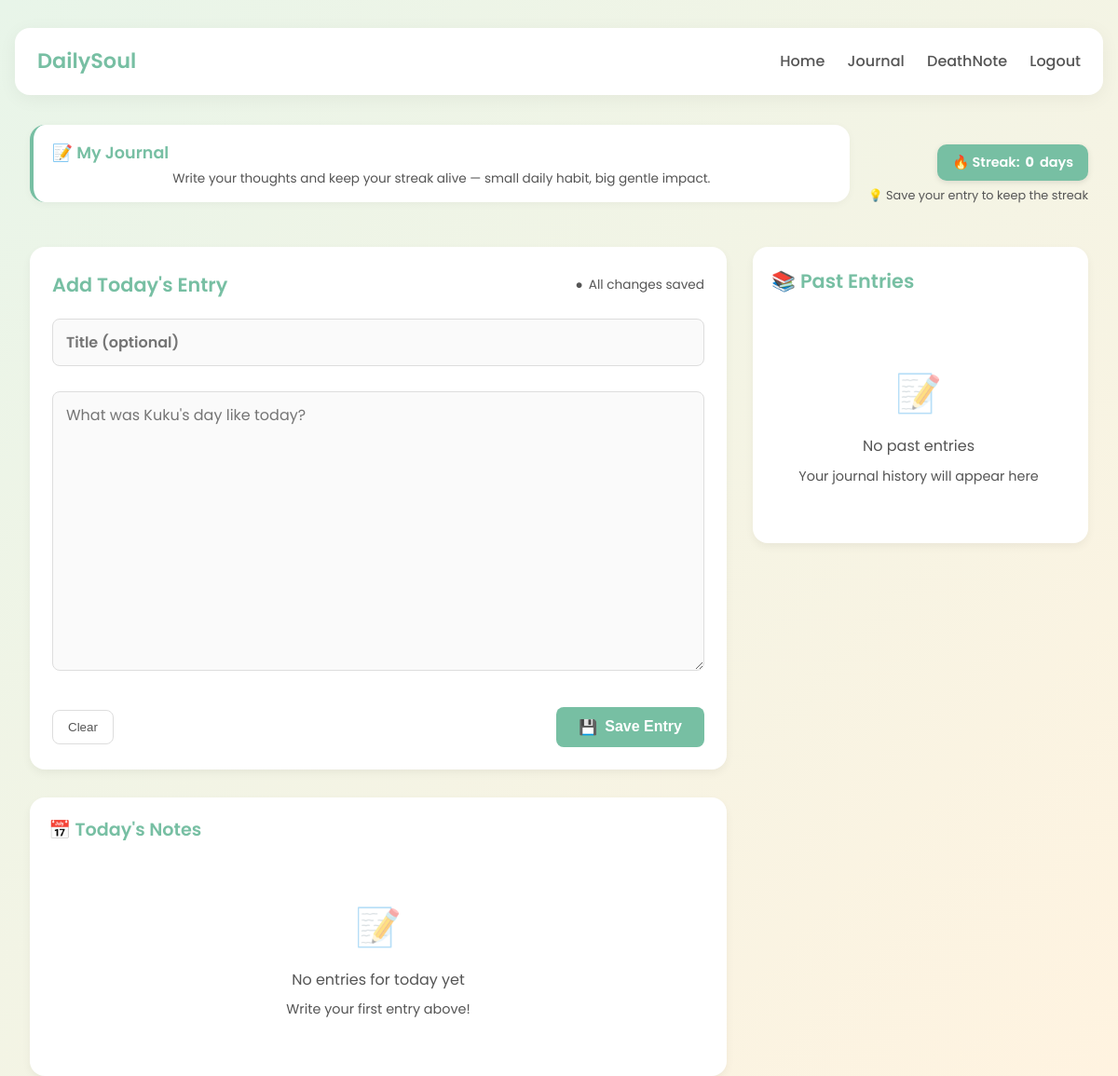
The page /journal/ (signed in) on the database as committed earlier.
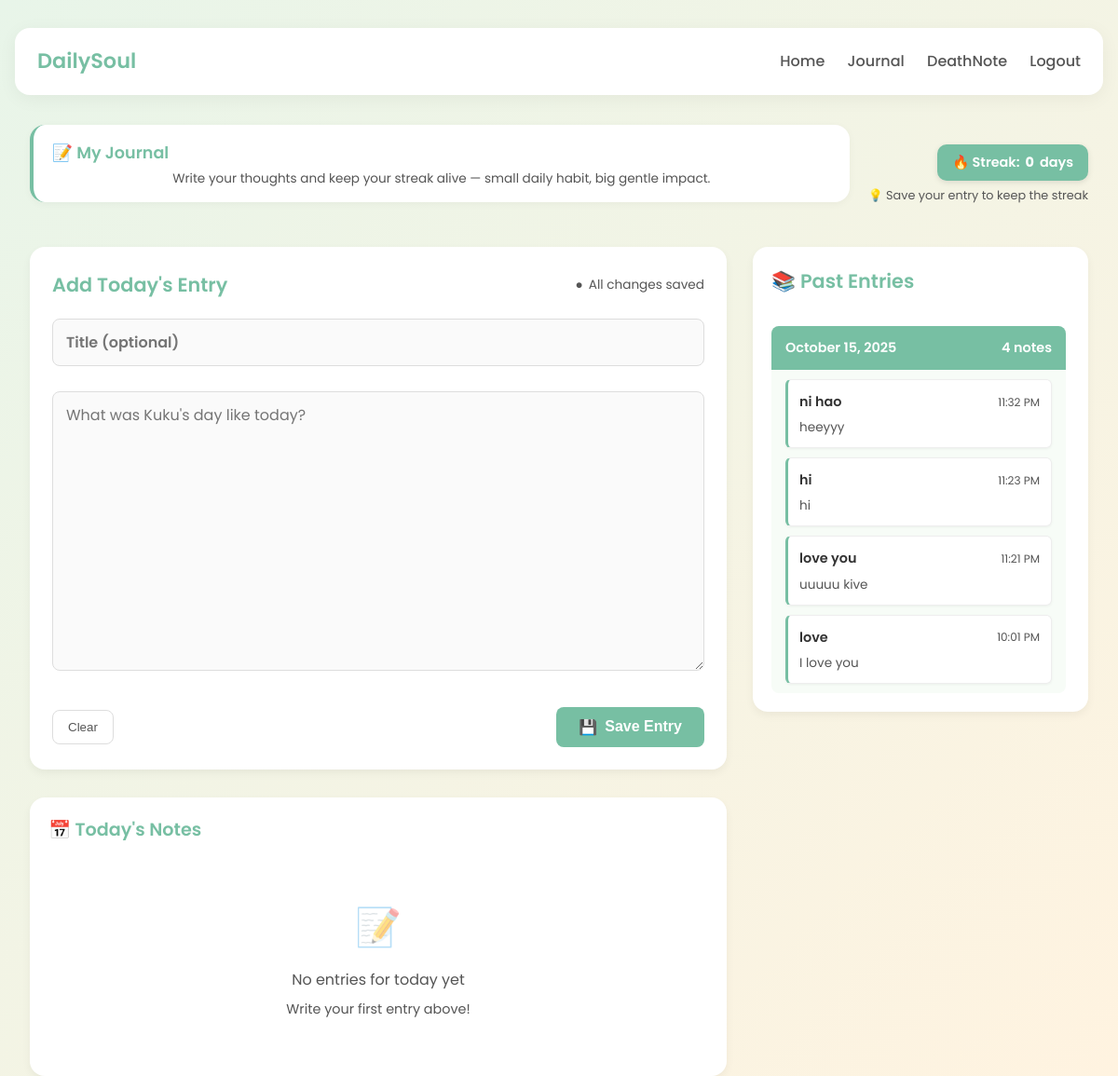
The same page on the database as committed later.
### DailySoul/models.py (models this page shows, shortened)
class JournalEntry(models.Model):
    user = models.ForeignKey(User, on_delete=models.CASCADE)
    title = models.CharField(max_length=100)
    content = models.TextField()
    created_at = models.DateTimeField(default=timezone.now)

### DailySoul/views.py (the view, shortened to what this page needs)
# urls.py: path('journal/', views.journal, name='journal'),
@login_required
def journal(request):
    user_timezone = timezone.get_current_timezone()
    today_utc = timezone.now()
    today_local = today_utc.astimezone(user_timezone).date()
    all_entries = JournalEntry.objects.filter(user=request.user).order_by('-created_at')
    todays_entries = [
        entry for entry in all_entries
        if entry.created_at.astimezone(user_timezone).date() == today_local
    ]
    entries_by_date = OrderedDict()
    for entry in all_entries:
        local_date = entry.created_at.astimezone(user_timezone).date()
        if local_date not in entries_by_date:
            entries_by_date[local_date] = []
        entries_by_date[local_date].append(entry)
    entries_by_date = OrderedDict(sorted(entries_by_date.items(), key=lambda x: x[0], reverse=True))
    streak = calculate_streak(request.user, user_timezone)
    context = {
        'todays_entries': todays_entries,
        'entries_by_date': entries_by_date,
        'streak': streak,
        'current_date': timezone.now(),
    }
    return render(request, 'journal.html', context)

### DailySoul/views.py (called while the page is built, shortened)
def calculate_streak(user, user_timezone):
    entries = JournalEntry.objects.filter(user=user).order_by('-created_at')
    if not entries:
        return 0
    streak = 0
    current_date = timezone.now().astimezone(user_timezone).date()
    has_entry_today = any(
        entry.created_at.astimezone(user_timezone).date() == current_date
        for entry in entries
    )
    if not has_entry_today:
        return 0

### DailySoul/templates/journal.html (shortened to what the changed rows need)
{% extends 'base.html' %}
{% load static %}
{% load tz %}
{% block content %}
<div class="journal-container">
  <div class="journal-top">
    <div class="welcome-message journal">
      <h2>📝 My Journal</h2>
    </div>
  </div>
  <div class="journal-grid">
    <aside class="sidebar">
      <div class="entries-container" id="entries-container">
        {% if entries_by_date %}
          {% for date, entries in entries_by_date.items %}
            <div class="day-group">
              <div class="day-header">
                <span>{{ date|date:"F j, Y" }}</span>
                <span>{{ entries|length }} note{{ entries|length|pluralize }}</span>
              </div>
              <div class="day-entries">
                {% for entry in entries %}
                  <div class="entry-card" data-entry-id="{{ entry.id }}" data-entry-title="{{ entry.title|default:'Untitled' }}" data-entry-content="{{ entry.content }}" data-entry-date="{{ entry.created_at|date:'M d, Y' }}" data-entry-time="{{ entry.created_at|time:'g:i A' }}">
                    <div class="entry-meta">
                      <div class="entry-title">{{ entry.title|default:"Untitled" }}</div>
                      <div class="entry-time">{{ entry.created_at|time:'g:i A' }}</div>
                    </div>
                    <div class="entry-snippet">{{ entry.content|truncatechars:100 }}</div>
                  </div>
                {% endfor %}
              </div>
            </div>
          {% endfor %}
        {% else %}
          <div class="no-entries">
            <div class="icon">📝</div>
            <p>No past entries</p>
            <p style="font-size: 0.9rem; margin-top: 8px;">Your journal history will appear here</p>
          </div>
        {% endif %}
      </div>
    </aside>
  </div>
</div>
{% endblock %}

Rows that differ between the two databases and show on the page:
added JournalEntry: created_at "October 15, 2025", entries "4", title "ni hao", created_at "11:32 PM", content "heeyyy"
added JournalEntry: title "hi", created_at "11:23 PM", content "hi", shown under "October 15, 2025"
added JournalEntry: title "love you", created_at "11:21 PM", content "uuuuu kive", shown under "October 15, 2025"
added JournalEntry: title "love", created_at "10:01 PM", content "I love you", shown under "October 15, 2025"
Other text that changed with them:
text no longer shown: "📝 No past entries Your journal history will appear here"
